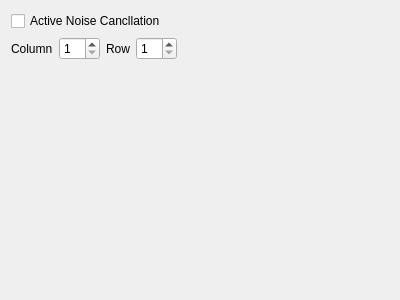
<?xml version="1.0" encoding="UTF-8"?>
<ui version="4.0">
 <class>PreferenceImage</class>
 <widget class="QWidget" name="PreferenceImage">
  <property name="geometry">
   <rect>
    <x>0</x>
    <y>0</y>
    <width>400</width>
    <height>300</height>
   </rect>
  </property>
  <property name="windowTitle">
   <string>Form</string>
  </property>
  <layout class="QVBoxLayout" name="verticalLayout">
   <item>
    <widget class="QCheckBox" name="checkBox">
     <property name="text">
      <string>Active Noise Cancllation</string>
     </property>
    </widget>
   </item>
   <item>
    <layout class="QHBoxLayout" name="horizontalLayout">
     <item>
      <widget class="QLabel" name="label">
       <property name="text">
        <string>Column</string>
       </property>
      </widget>
     </item>
     <item>
      <widget class="QSpinBox" name="spinBox">
       <property name="minimum">
        <number>1</number>
       </property>
      </widget>
     </item>
     <item>
      <widget class="QLabel" name="label_2">
       <property name="text">
        <string>Row</string>
       </property>
      </widget>
     </item>
     <item>
      <widget class="QSpinBox" name="spinBox_2">
       <property name="minimum">
        <number>1</number>
       </property>
      </widget>
     </item>
     <item>
      <spacer name="horizontalSpacer">
       <property name="orientation">
        <enum>Qt::Orientation::Horizontal</enum>
       </property>
       <property name="sizeHint" stdset="0">
        <size>
         <width>40</width>
         <height>20</height>
        </size>
       </property>
      </spacer>
     </item>
    </layout>
   </item>
   <item>
    <spacer name="verticalSpacer">
     <property name="orientation">
      <enum>Qt::Orientation::Vertical</enum>
     </property>
     <property name="sizeHint" stdset="0">
      <size>
       <width>20</width>
       <height>40</height>
      </size>
     </property>
    </spacer>
   </item>
  </layout>
 </widget>
 <resources/>
 <connections/>
</ui>
